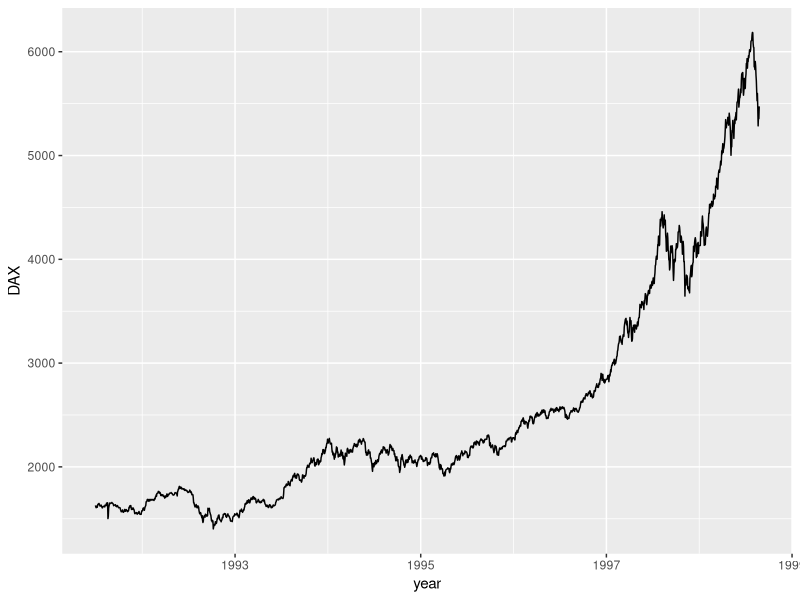
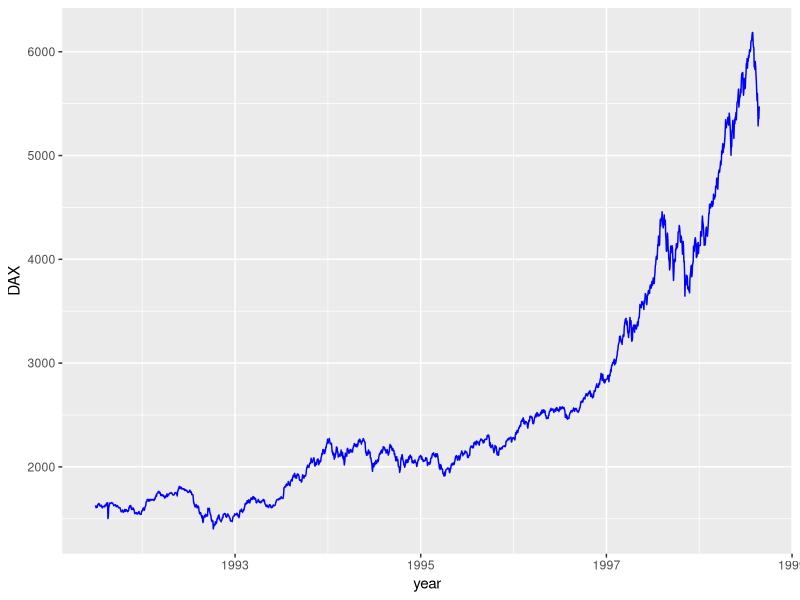
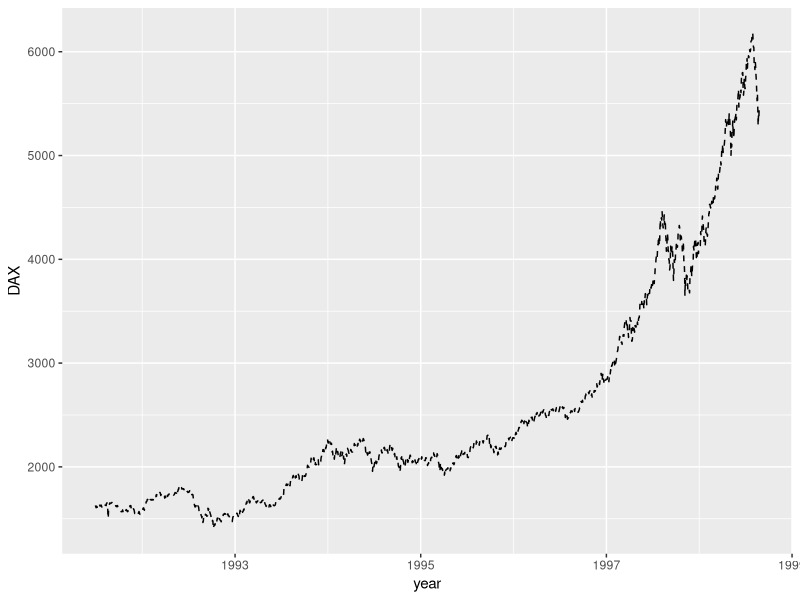
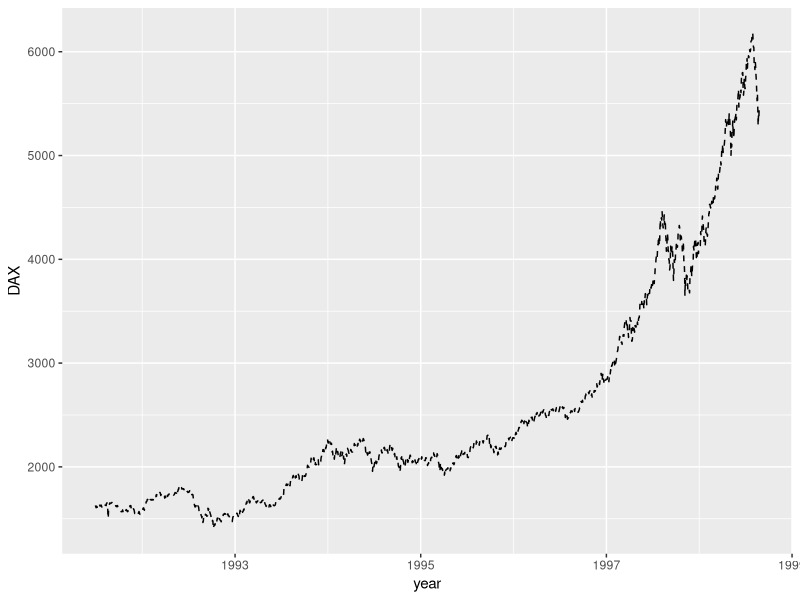
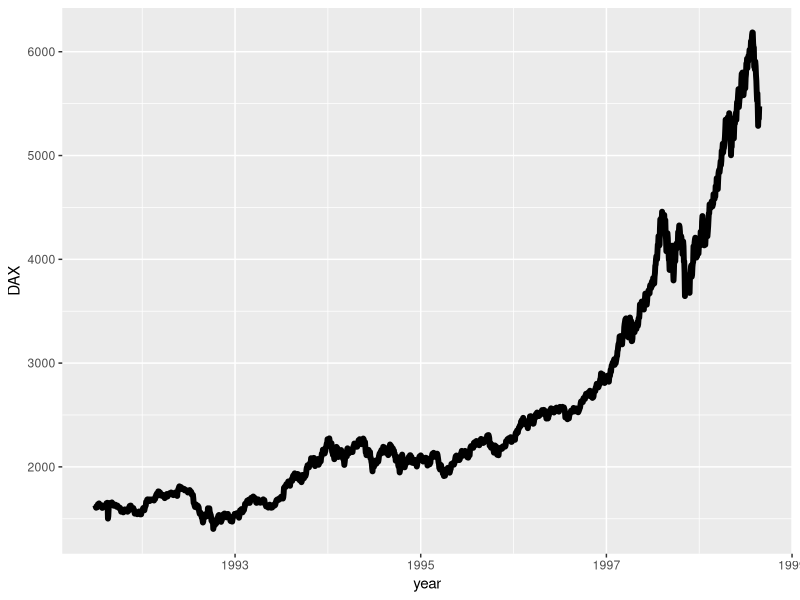
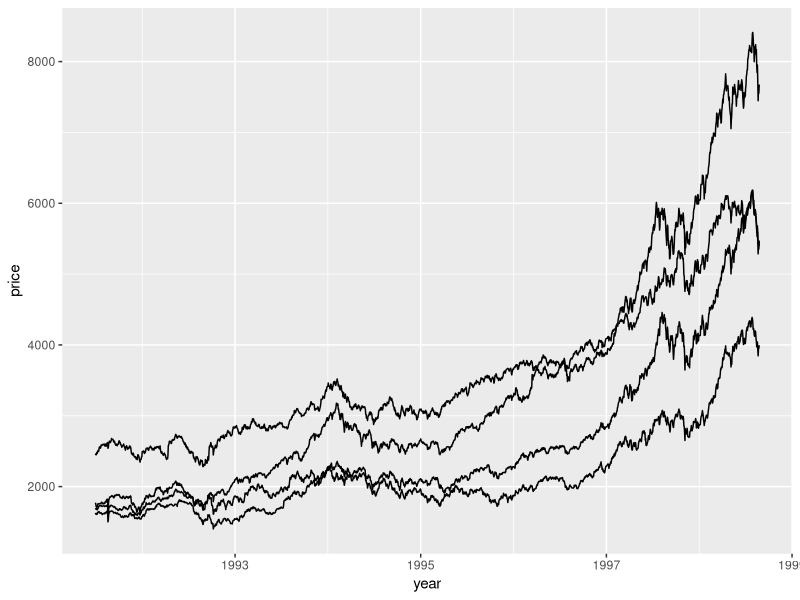
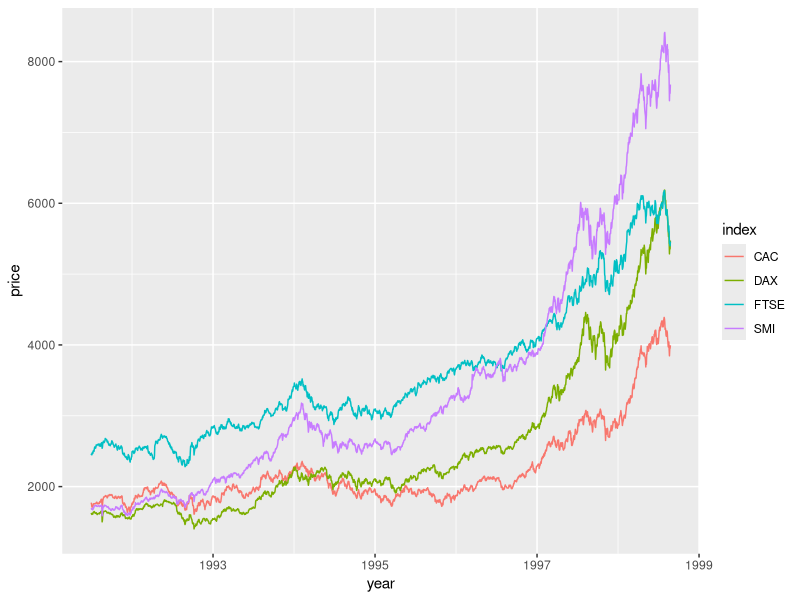
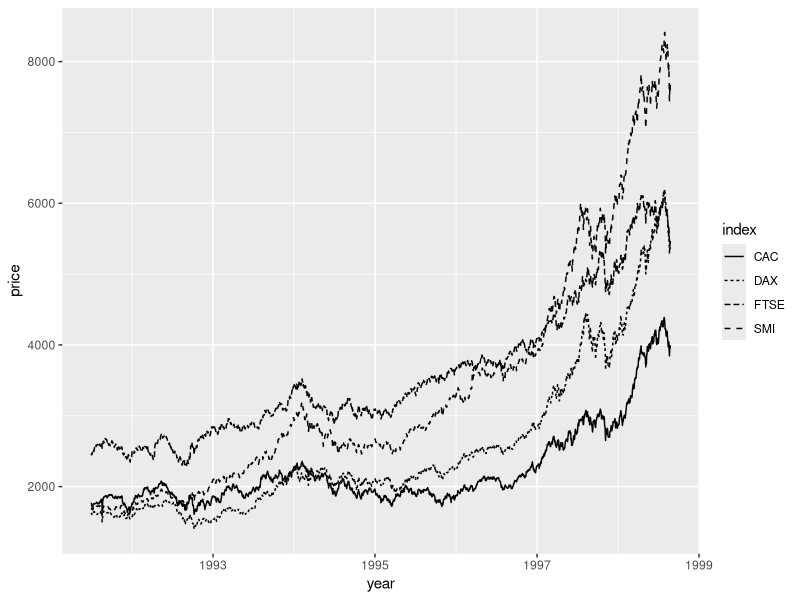

Recreate these plots in R, in order.
## ---- chunk 1
library(ggplot2)
library(dplyr)
library(tidyr)
## ---- chunk 2
stocks <- as.data.frame(EuStockMarkets)
stocks$year <- as.numeric(time(EuStockMarkets))
head(stocks)
## ---- chunk 3
ggplot(stocks, aes(year, DAX)) +
  geom_line()
## ---- chunk 4
ggplot(stocks, aes(year, DAX)) +
  geom_line(color = 'blue')
## ---- chunk 5
ggplot(stocks, aes(year, DAX)) +
  geom_line(linetype = 2)
## ---- chunk 6
ggplot(stocks, aes(year, DAX)) +
  geom_line(linetype = 'dashed')
## ---- chunk 7
ggplot(stocks, aes(year, DAX)) +
  geom_line(linewidth = 2)
## ---- chunk 8
stocks2 <- stocks |>
  select(year, DAX, SMI, CAC, FTSE) |>
  tidyr::pivot_longer(cols = -year, names_to = "index", values_to = "price")

head(stocks2)
## ---- chunk 9
ggplot(stocks2, aes(year, price, group = index)) +
  geom_line()
## ---- chunk 10
ggplot(stocks2, aes(year, price, group = index)) +
  geom_line(aes(color = index))
## ---- chunk 11
ggplot(stocks2, aes(year, price, group = index)) +
  geom_line(aes(linetype = index))
## ---- chunk 12
ggplot(stocks2, aes(year, price, group = index)) +
  geom_line(aes(linewidth = index))
